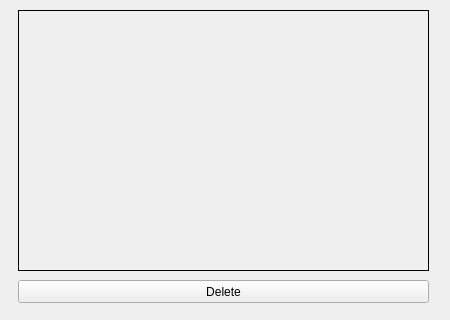
<?xml version="1.0" encoding="UTF-8"?>
<ui version="4.0">
 <class>widgetView</class>
 <widget class="QWidget" name="widgetView">
  <property name="geometry">
   <rect>
    <x>0</x>
    <y>0</y>
    <width>450</width>
    <height>320</height>
   </rect>
  </property>
  <property name="windowTitle">
   <string>Form</string>
  </property>
  <widget class="QPushButton" name="pushButtonDel">
   <property name="geometry">
    <rect>
     <x>18</x>
     <y>280</y>
     <width>411</width>
     <height>23</height>
    </rect>
   </property>
   <property name="text">
    <string>Delete</string>
   </property>
  </widget>
  <widget class="QLabel" name="labelImage">
   <property name="geometry">
    <rect>
     <x>18</x>
     <y>10</y>
     <width>411</width>
     <height>261</height>
    </rect>
   </property>
   <property name="frameShape">
    <enum>QFrame::Box</enum>
   </property>
   <property name="text">
    <string/>
   </property>
   <property name="alignment">
    <set>Qt::AlignCenter</set>
   </property>
  </widget>
 </widget>
 <resources/>
 <connections/>
</ui>
